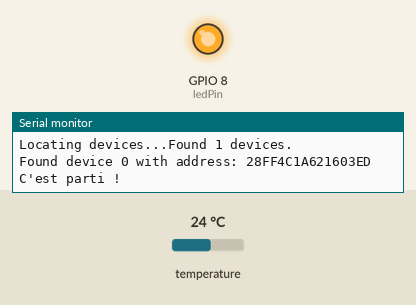
Bench run of a sketch on a simulated ESP32-C3. Shown: output pins drawn as LEDs (lit = HIGH), the last lines printed to the serial monitor. The inputs (shaded band) are chosen by the test bench; at power-on: temperature 24 °C. Pins used as bus, display or sensor lines are not drawn.

Above: at 4.3 s.
At 11.7 s:
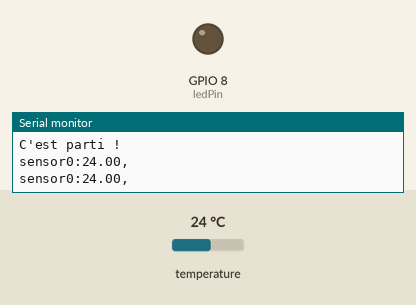
Timing chart, 0 to 13.7 s (numbered marks = the images above):
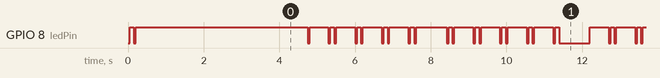

Measured:
- by itself, everything shown: repeats every 7.6 s, in 36 steps

The sketch:

esp32-c3-1-wire-usb.ino
```cpp
// Mesure simplement la température avec des sondes 1-wire DS18B20 et affiche le résultat sur la console série
// ATTENTION, il n'y a pas de couche WIFI dans ce projet, bien que cela utilise un esp32-c3-super-mini, mais utilisé seulement en mode Arduino
//
// ATTENTION, ce code a été testé sur un esp32-c3 super mini. Pas testé sur les autres boards !
//
#define zVERSION        "zf241017.1525"
#define zHOST           "esp32-c3-1-wire-usb"     // ATTENTION, tout en minuscule

int zDelay1Interval =   3000;                    // Délais en mili secondes pour la boucle loop

/*
Utilisation:

Astuce:

Afin d'économiser la résistance pull-up et de simplifier au maximum le câblage,
j'utilise la pull up interne de l'esp32-c3 comme pull up et les deux pins
adjacentes pour la masse et l'alimentation pour le DS18B20. Il faudra
donc configurer ces pins en conséquence !


Installation:

Pour les esp32-c3 super mini, il faut:
 * choisir comme board ESP32C3 Dev Module
 * enabled USB CDC On Boot si on veut que la console serial fonctionne !
 * changer le schéma de la partition à Minimal SPIFFS (1.9MB APP with OTA/190kB SPIFFS)

Pour le 1-wire DS18B20 si ce n'est pas déjà fait, il faut installer ces deux libs:

https://github.com/PaulStoffregen/OneWire
https://github.com/milesburton/Arduino-Temperature-Control-Library


Sources:

https://grabcad.com/library/esp32-c3-supermini-1
https://forum.fritzing.org/t/need-esp32-c3-super-mini-board-model/20561
*/


// #define DEBUG true
// #undef DEBUG


// General
const int ledPin = 8;             // the number of the LED pin
const int buttonPin = 9;          // the number of the pushbutton pin


// Sonar Pulse
#include "zSonarpulse.h"


// Temperature sensor
#include "z1-Wire.h"


void setup() {
  // Pulse deux fois pour dire que l'on démarre
  pinMode(ledPin, OUTPUT);
  digitalWrite(ledPin, LOW); delay(zSonarPulseOn); digitalWrite(ledPin, HIGH); delay(zSonarPulseOff);
  digitalWrite(ledPin, LOW); delay(zSonarPulseOn); digitalWrite(ledPin, HIGH); delay(zSonarPulseOff);
  delay(zSonarPulseWait);

  // Start serial console
  Serial.begin(19200);
  Serial.setDebugOutput(true);       //pour voir les messages de debug des libs sur la console série !
  delay(3000);                          //le temps de passer sur la Serial Monitor ;-)
  Serial.println("\n\n\n\n**************************************\nCa commence !"); Serial.println(zHOST ", " zVERSION);

  // Configure les sondes de température 1-wire DS18B20
  initDS18B20Sensor();

  // go go go
  Serial.println("\nC'est parti !\n");
}


void loop() {
  // Envoie toute la sauce !
  // Lit les températures
  readSensor();

  // Délais non bloquant pour le sonarpulse et l'OTA
  zDelay1(zDelay1Interval);
}


// Délais non bloquant pour le sonarpulse et l'OTA
void zDelay1(long zDelayMili){
  long zDelay1NextMillis = zDelayMili + millis();
  while(millis() < zDelay1NextMillis ){
    // Un petit coup sonar pulse sur la LED pour dire que tout fonctionne bien
    sonarPulse();
  }
}
```

z1-Wire.h
```cpp
// zf241017.1534

// lib pour la sonde de température 1-wire DS18B20

// Sources:
// https://randomnerdtutorials.com/esp32-ds18b20-temperature-arduino-ide/

// Temperature sensor DS18B20
#include <OneWire.h>
#include <DallasTemperature.h>

const int vccPin = 1;       // the number of the VCC pin
const int pullupPin = 2;    // the number of the PULLUP pin
const int oneWireBus = 3;   // GPIO where the DS18B20 is connected to
const int gndPin = 4;       // the number of the GND pin

// Setup a oneWire instance to communicate with any OneWire devices (not just Maxim/Dallas temperature ICs)
OneWire oneWire(oneWireBus);

// Pass our oneWire reference to Dallas Temperature.
DallasTemperature sensors(&oneWire);

// Number of temperature devices found
int numberOfDevices;

// We'll use this variable to store a found device address
DeviceAddress tempDeviceAddress;


// function to print a device address
void printAddress(DeviceAddress deviceAddress) {
  for (uint8_t i = 0; i < 8; i++){
    if (deviceAddress[i] < 16) Serial.print("0");
      Serial.print(deviceAddress[i], HEX);
  }
}


// Temperature sensor DS18B20 initialising
void initDS18B20Sensor(){
  pinMode(gndPin, OUTPUT);   // gnd
  digitalWrite(gndPin, LOW);
  pinMode(pullupPin, INPUT_PULLUP);   // pull up
  pinMode(vccPin, OUTPUT );   // vcc
  digitalWrite(vccPin, HIGH);
  // Start the DS18B20 sensor
  sensors.begin();

  // Grab a count of devices on the wire
  numberOfDevices = sensors.getDeviceCount();

  // locate devices on the bus
  Serial.print("Locating devices...");
  Serial.print("Found ");
  Serial.print(numberOfDevices, DEC);
  Serial.println(" devices.");

  // Loop through each device, print out address
  for(int i=0;i<numberOfDevices; i++){
    // Search the wire for address
    if(sensors.getAddress(tempDeviceAddress, i)){
      Serial.print("Found device ");
      Serial.print(i, DEC);
      Serial.print(" with address: ");
      printAddress(tempDeviceAddress);
      Serial.println();
    } else {
      Serial.print("Found ghost device at ");
      Serial.print(i, DEC);
      Serial.print(" but could not detect address. Check power and cabling");
    }
  }

}


// Lit les senseurs
void readSensor(){
  sensors.requestTemperatures(); // Send the command to get temperatures
  // Loop through each device, print out temperature data
  for(int i=0;i<numberOfDevices; i++){
    // Search the wire for address
    if(sensors.getAddress(tempDeviceAddress, i)){
      // Graphe sur l'Arduino IDE les courbes des mesures
      Serial.print("sensor");
      Serial.print(i,DEC);
      Serial.print(":");
      float tempC = sensors.getTempC(tempDeviceAddress);
      Serial.print(tempC);
      Serial.print(",");
    }
  }
  Serial.println("");
}
```

zSonarPulse.h
```cpp
//zf240525.1038

const int zSonarPulseOn = 50;    // délai pour sonarPulse
const int zSonarPulseOff = 100;    // délai pour sonarPulse
const int zSonarPulseWait = 500;    // délai pour sonarPulse
byte zSonarPulseState = 1;    // état pour sonarPulse
long zSonarPulseNextMillis = 0;    // état pour sonarPulse


// Machine à état pour faire pulser deux fois la petite LED sans bloquer le système
void sonarPulse(){
  if (zSonarPulseNextMillis < millis()){
    switch (zSonarPulseState){
      // 1ère pulse allumée que l'on doit éteindre !
      case 1:
        digitalWrite(ledPin, HIGH);
        zSonarPulseNextMillis = millis() + zSonarPulseOff;
        zSonarPulseState = 2;
        break;
      // 1ère pulse éteinte que l'on doit allumer !
      case 2:
        digitalWrite(ledPin, LOW);
        zSonarPulseNextMillis = millis() + zSonarPulseOn;
        zSonarPulseState = 3;
        break;
      // 2e pulse allumée que l'on doit éteindre et attendre le wait !
      case 3:
        digitalWrite(ledPin, HIGH);
        zSonarPulseNextMillis = millis() + zSonarPulseWait;
        zSonarPulseState = 4;
        break;
      // 2e pulse éteinte pendant le wait que l'on doit allumer !
      case 4:
        digitalWrite(ledPin, LOW);
        zSonarPulseNextMillis = millis() + zSonarPulseOn;
        zSonarPulseState = 1;
        break;
    }
  }
}
```
